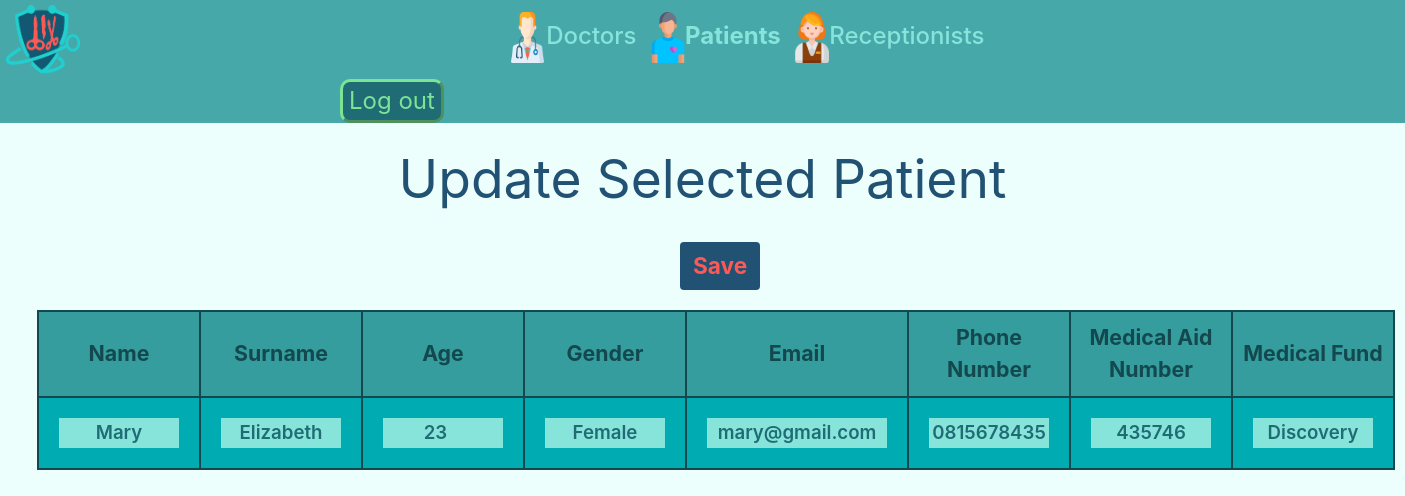
Page /patient_page/list_view2.php?id=1 on the committed database.
### tables this page shows
CREATE TABLE `patients` (
  `ID` int(11) NOT NULL,
  `Name` varchar(25) NOT NULL,
  `Surname` varchar(25) NOT NULL,
  `Age` int(11) NOT NULL,
  `Gender` varchar(10) NOT NULL,
  `Email` varchar(30) NOT NULL,
  `Password` varchar(11) NOT NULL,
  `Phone_Number` varchar(11) NOT NULL,
  `Medical_Aid_Number` varchar(11) NOT NULL,
  `Medical_Fund` varchar(30) NOT NULL,
  `Profile_pic` varchar(25) NOT NULL
);

### patient_page/pat_read2.php (the view, shortened to what this page needs)
<?php
    include '../db.php';
    $id = $_GET['id'];
    $sql= "SELECT * FROM patients WHERE id='$id'";
    $result = $conn->query($sql);
    while($row = $result->fetch_assoc()) {
        echo '<tr>';
        echo '<th style="border: 2px solid #13484E;width: 60px;text-align: center;background-color: #359D9E;color: #13484E;font-size: 16pt;padding: 10px;">Name</th>';
        echo '<th style="border: 2px solid #13484E;width: 60px;text-align: center;background-color: #359D9E;color: #13484E;font-size: 16pt;padding: 10px;">Surname</th>';
        echo '<th style="border: 2px solid #13484E;width: 60px;text-align: center;background-color: #359D9E;color: #13484E;font-size: 16pt;padding: 10px;">Age</th>';
        echo '<th style="border: 2px solid #13484E;width: 60px;text-align: center;background-color: #359D9E;color: #13484E;font-size: 16pt;padding: 10px;">Gender</th>';
        echo '<th style="border: 2px solid #13484E;width: 60px;text-align: center;background-color: #359D9E;color: #13484E;font-size: 16pt;padding: 10px;">Email</th>';
        echo '<th style="border: 2px solid #13484E;width: 60px;text-align: center;background-color: #359D9E;color: #13484E;font-size: 16pt;padding: 10px;">Phone Number</th>';
        echo '<th style="border: 2px solid #13484E;width: 100px;text-align: center;background-color: #359D9E;color: #13484E;font-size: 16pt;padding: 10px;">Medical Aid Number</th>';
        echo '<th style="border: 2px solid #13484E;width: 60px;text-align: center;background-color: #359D9E;color: #13484E;font-size: 16pt;padding: 10px;">Medical Fund</th>';
        echo '</tr>';
        echo "<tr>";
        if ($row['ID'] == $id){
            echo '<form class="form-inline m-2" action="update2.php" method="POST">';
            echo '<td style="border: 2px solid #13484E;background-color: #00ABB2;padding: 20px;"><input type="text" name="name" value="'.$row['Name'].'" style="border: none;font-size: 14pt;font-weight: 600;width: 120px;background-color: #87E4DA;color: #1F6C74;text-align: center;"></td>';
            echo '<td style="border: 2px solid #13484E;background-color: #00ABB2;padding: 20px;"><input type="text" name="surname" value="'.$row['Surname'].'" style="border: none;font-size: 14pt;font-weight: 600;width: 120px;background-color: #87E4DA;color: #1F6C74;text-align: center;"></td>';
            echo '<td style="border: 2px solid #13484E;background-color: #00ABB2;padding: 20px;"><input type="number" class="card-text" name="age" value="'.$row['Age'].'" style="border: none;font-size: 14pt;font-weight: 600;width: 120px;background-color: #87E4DA;color: #1F6C74;text-align: center;"></td>';
            echo '<td style="border: 2px solid #13484E;background-color: #00ABB2;padding: 20px;"><input type="text" class="card-text" name="gender" value="'.$row['Gender'].'" style="border: none;font-size: 14pt;font-weight: 600;width: 120px;background-color: #87E4DA;color: #1F6C74;text-align: center;"></td>';
            echo '<td style="border: 2px solid #13484E;background-color: #00ABB2;padding: 20px;"><input type="text" class="card-text" name="email" value="'.$row['Email'].'" style="border: none;font-size: 14pt;font-weight: 600;width: 180px;background-color: #87E4DA;color: #1F6C74;text-align: center;"></td>';
            echo '<td style="border: 2px solid #13484E;background-color: #00ABB2;padding: 20px;"><input type="text" class="card-text" name="phonenumber" value="'.$row['Phone_Number'].'" style="border: none;font-size: 14pt;font-weight: 600;width: 120px;background-color: #87E4DA;color: #1F6C74;text-align: center;"></td>';
            echo '<td style="border: 2px solid #13484E;background-color: #00ABB2;padding: 20px;"><input type="text" class="card-text" name="Medicalaidnum" value="'.$row['Medical_Aid_Number'].'" style="border: none;font-size: 14pt;font-weight: 600;width: 120px;background-color: #87E4DA;color: #1F6C74;text-align: center;"></td>';
            echo '<td style="border: 2px solid #13484E;background-color: #00ABB2;padding: 20px;"><input type="text" class="card-text" name="Medicalfund" value="'.$row['Medical_Fund'].'" style="border: none;font-size: 14pt;font-weight: 600;width: 120px;background-color: #87E4DA;color: #1F6C74;text-align: center;"></td>';
            echo '<button type="submit" class="btn" style="background-color: #215273;color: #FE5955;font-size: 17pt;font-weight: 700;margin-top: -25px; margin-bottom: 20px;margin-left: 680px;">Save</button>';
            echo '</form>';
        }
        echo "</tr>";
    }
?>

### rows in the picture
patients: name "Mary", surname "Elizabeth", age "23", gender "Female", email "mary@gmail.com", phonenumber "0815678435", Medicalaidnum "435746", Medicalfund "Discovery"
